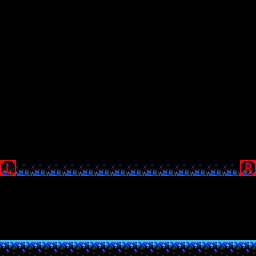

Below is a game level as drawn by its tile map, then a one-line description and the .tmx that defines it (tile-layer data replaced by summaries):
An orthogonal 16x16 tile map with 16x16 px tiles, 2 tile layers (main, connectors), 2 tilesets and 5 objects (l_0_1, r_0_1, dera_crewman, door, ldoor).

<map version="1.0" orientation="orthogonal" renderorder="right-down" width="16" height="16" tilewidth="16" tileheight="16" nextobjectid="12">
 <properties>
  <property name="isStart" type="bool" value="true" />
 </properties>
 <tileset firstgid="1" source="../corpus.tsx" />
 <tileset firstgid="12097" source="../../connectors.tsx" />
 <layer name="main" width="16" height="16">
  <data>[256 cells, 32 non-empty, 2 distinct tile ids]</data>
 </layer>
 <layer name="connectors" width="16" height="16">
  <data>[256 cells, 2 non-empty, 2 distinct tile ids]</data>
 </layer>
 <objectgroup name="connectors">
  <object id="2" type="l_0_1" gid="12101" x="0" y="176" width="16" height="16">
   <properties>
    <property name="type" type="int" value="0" />
   </properties>
  </object>
  <object id="3" type="r_0_1" gid="12099" x="240" y="176" width="16" height="16">
   <properties>
    <property name="type" type="int" value="0" />
   </properties>
  </object>
 </objectgroup>
 <objectgroup name="enemies">
  <object id="4" type="dera_crewman" x="112" y="208" width="32" height="32" />
 </objectgroup>
 <objectgroup name="doors">
  <object id="10" type="door" x="208" y="176" width="32" height="80" />
  <object id="11" type="ldoor" x="16" y="176" width="32" height="80" />
 </objectgroup>
</map>
